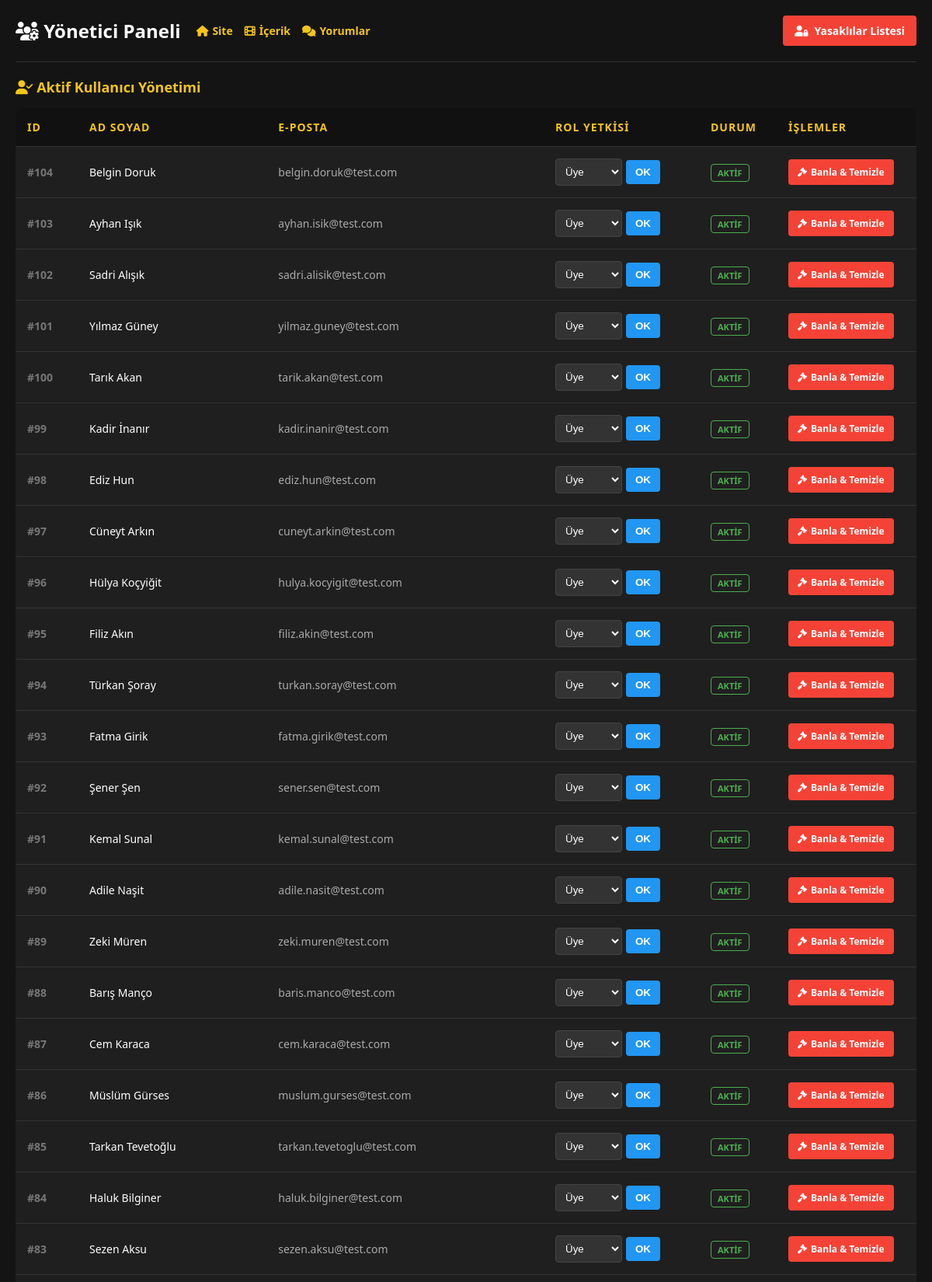
The page /yonetici.php (signed in, upper part) on the database its author committed.
### tables this page shows
CREATE TABLE `kullanicilar` (
  `id` int NOT NULL,
  `ad` varchar(50) NOT NULL,
  `soyad` varchar(50) NOT NULL,
  `email` varchar(100) NOT NULL,
  `telefon` varchar(20) DEFAULT NULL,
  `sifre` varchar(255) NOT NULL,
  `dogum_tarihi` date DEFAULT NULL,
  `kayit_tarihi` timestamp NULL DEFAULT CURRENT_TIMESTAMP,
  `reset_kodu` varchar(6) DEFAULT NULL,
  `rol` varchar(20) DEFAULT 'uye',
  `durum` tinyint(1) DEFAULT '1'
);

### yonetici.php (the view, shortened to what this page needs)
<?php
include 'baglanti.php';
$kullanicilar = $db->query("SELECT * FROM kullanicilar WHERE durum = 1 ORDER BY id DESC")->fetchAll(PDO::FETCH_ASSOC);
?>
<!DOCTYPE html>
<html lang="tr">
<head>
    <link rel="stylesheet" href="https://cdnjs.cloudflare.com/ajax/libs/font-awesome/6.4.0/css/all.min.css">
</head>
<body>
    <div class="top-menu">
        <div class="header-left">
            <h1><i class="fa-solid fa-users-gear"></i> Yönetici Paneli</h1>
            <div class="menu-links">
                <a href="index.php"><i class="fa-solid fa-home"></i> Site</a>
                <a href="admin.php"><i class="fa-solid fa-film"></i> İçerik</a>
                <a href="yorumlar.php"><i class="fa-solid fa-comments"></i> Yorumlar</a>
            </div>
        </div>
        <a href="ban-listesi.php" class="btn-ban-list">
            <i class="fa-solid fa-user-lock"></i> Yasaklılar Listesi
        </a>
    </div>
    <h2 style="color:#f5c518; font-size: 18px; margin-bottom: 15px;"><i class="fa-solid fa-user-check"></i> Aktif Kullanıcı Yönetimi</h2>
    <div class="table-container">
        <table>
            <thead>
                <tr>
                    <th width="80">ID</th>
                    <th>Ad Soyad</th>
                    <th>E-posta</th>
                    <th width="200">Rol Yetkisi</th>
                    <th width="100">Durum</th>
                    <th width="180">İşlemler</th>
                </tr>
            </thead>
            <tbody>
                <?php foreach($kullanicilar as $k): ?>
                <tr>
                    <td><strong style="color:#777;">#<?php echo $k['id']; ?></strong></td>
                    <td style="font-weight: 500;"><?php echo htmlspecialchars($k['ad'] . " " . $k['soyad']); ?></td>
                    <td style="color:#aaa;"><?php echo htmlspecialchars($k['email']); ?></td>
                    <td>
                        <form method="POST" class="role-form">
                            <select name="yeni_rol">
                                <option value="uye" <?php if($k['rol']=='uye') echo 'selected'; ?>>Üye</option>
                            </select>
                            <button type="submit" name="rol_guncelle" class="btn btn-update" title="Güncelle">OK</button>
                        </form>
                    </td>
                    <td><span class="status-active">Aktif</span></td>
                    <td>
                        <?php if($k['rol'] != 'yonetici'): ?>
                            <a href="yonetici.php?banla_id=<?php echo $k['id']; ?>" class="btn-ban" onclick="return confirm('DİKKAT: Bu kullanıcıyı banlarsanız, yaptığı TÜM YORUMLAR DA SİLİNECEKTİR. Onaylıyor musunuz?');">
                                <i class="fa-solid fa-gavel"></i> Banla & Temizle
                            </a>
                        <?php else: ?>
                            <span style="color:#555; font-size:12px; font-style: italic;">Üst Yetkili</span>
                        <?php endif; ?>
                    </td>
                </tr>
                <?php endforeach; ?>
            </tbody>
        </table>
    </div>
</body>
</html>

### yonetici.php (style rules this page uses)
* { box-sizing: border-box; }
body { background-color: #141414; color: white; font-family: 'Segoe UI', sans-serif; padding: 20px; margin: 0; }
.top-menu { display: flex; justify-content: space-between; align-items: center; border-bottom: 1px solid #333; padding-bottom: 20px; margin-bottom: 20px; flex-wrap: wrap; gap: 20px; }
.header-left { display: flex; align-items: center; gap: 20px; flex-wrap: wrap; }
.header-left h1 { margin: 0; font-size: 24px; color: #fff; }
.menu-links { display: flex; gap: 15px; flex-wrap: wrap; }
.menu-links a { color: #f5c518; text-decoration: none; font-weight: bold; font-size: 14px; display: flex; align-items: center; gap: 5px; }
.btn-ban-list { background-color: #f44336; color: white; padding: 10px 15px; text-decoration: none; border-radius: 4px; font-weight: bold; display: inline-flex; align-items: center; gap: 8px; font-size: 14px; transition: 0.3s; }
.table-container { width: 100%; overflow-x: auto; background: #1f1f1f; border-radius: 8px; }
table { width: 100%; border-collapse: collapse; min-width: 800px; }
th, td { padding: 15px; text-align: left; border-bottom: 1px solid #333; font-size: 14px; }
th { color: #f5c518; background: #111; text-transform: uppercase; letter-spacing: 1px; }
.role-form { display: flex; gap: 5px; align-items: center; }
.role-form select { padding: 8px; background: #333; color: white; border: 1px solid #444; border-radius: 4px; outline: none; }
.btn-update { background: #2196F3; color: white; border: none; padding: 8px 12px; cursor: pointer; font-weight: bold; border-radius: 4px; transition: 0.2s; }
.status-active { color: #4CAF50; font-weight: bold; border: 1px solid #4CAF50; padding: 3px 8px; border-radius: 4px; font-size: 11px; text-transform: uppercase; }
.btn-ban { background: #f44336; color: white; text-decoration: none; padding: 8px 12px; border-radius: 4px; font-size: 12px; display: inline-flex; align-items: center; gap: 5px; transition: 0.2s; font-weight: bold; }

### rows shown on the page
kullanicilar: id "104", ad+soyad "Belgin Doruk", email "belgin.doruk@test.com", yeni_rol "Üye"
kullanicilar: id "103", ad+soyad "Ayhan Işık", email "ayhan.isik@test.com", yeni_rol "Üye"
kullanicilar: id "102", ad+soyad "Sadri Alışık", email "sadri.alisik@test.com", yeni_rol "Üye"
kullanicilar: id "101", ad+soyad "Yılmaz Güney", email "yilmaz.guney@test.com", yeni_rol "Üye"
kullanicilar: id "100", ad+soyad "Tarık Akan", email "tarik.akan@test.com", yeni_rol "Üye"
kullanicilar: id "99", ad+soyad "Kadir İnanır", email "kadir.inanir@test.com", yeni_rol "Üye"
kullanicilar: id "98", ad+soyad "Ediz Hun", email "ediz.hun@test.com", yeni_rol "Üye"
kullanicilar: id "97", ad+soyad "Cüneyt Arkın", email "cuneyt.arkin@test.com", yeni_rol "Üye"
kullanicilar: id "96", ad+soyad "Hülya Koçyiğit", email "hulya.kocyigit@test.com", yeni_rol "Üye"
kullanicilar: id "95", ad+soyad "Filiz Akın", email "filiz.akin@test.com", yeni_rol "Üye"
kullanicilar: id "94", ad+soyad "Türkan Şoray", email "turkan.soray@test.com", yeni_rol "Üye"
kullanicilar: id "93", ad+soyad "Fatma Girik", email "fatma.girik@test.com", yeni_rol "Üye"
kullanicilar: id "92", ad+soyad "Şener Şen", email "sener.sen@test.com", yeni_rol "Üye"
kullanicilar: id "91", ad+soyad "Kemal Sunal", email "kemal.sunal@test.com", yeni_rol "Üye"
kullanicilar: id "90", ad+soyad "Adile Naşit", email "adile.nasit@test.com", yeni_rol "Üye"
kullanicilar: id "89", ad+soyad "Zeki Müren", email "zeki.muren@test.com", yeni_rol "Üye"
kullanicilar: id "88", ad+soyad "Barış Manço", email "baris.manco@test.com", yeni_rol "Üye"
kullanicilar: id "87", ad+soyad "Cem Karaca", email "cem.karaca@test.com", yeni_rol "Üye"
kullanicilar: id "86", ad+soyad "Müslüm Gürses", email "muslum.gurses@test.com", yeni_rol "Üye"
kullanicilar: id "85", ad+soyad "Tarkan Tevetoğlu", email "tarkan.tevetoglu@test.com", yeni_rol "Üye"
kullanicilar: id "84", ad+soyad "Haluk Bilginer", email "haluk.bilginer@test.com", yeni_rol "Üye"
kullanicilar: id "83", ad+soyad "Sezen Aksu", email "sezen.aksu@test.com", yeni_rol "Üye"
